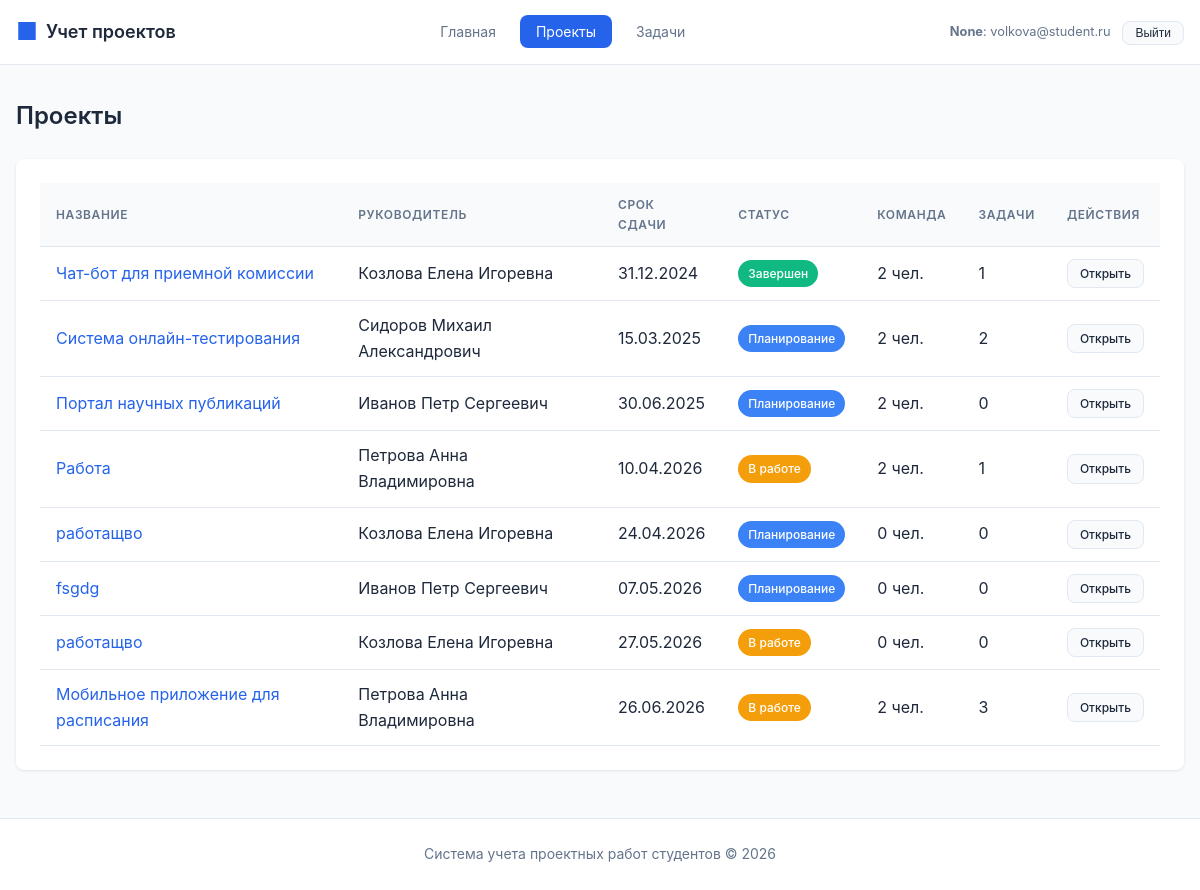
The app's page /projects/ (signed in), older data.
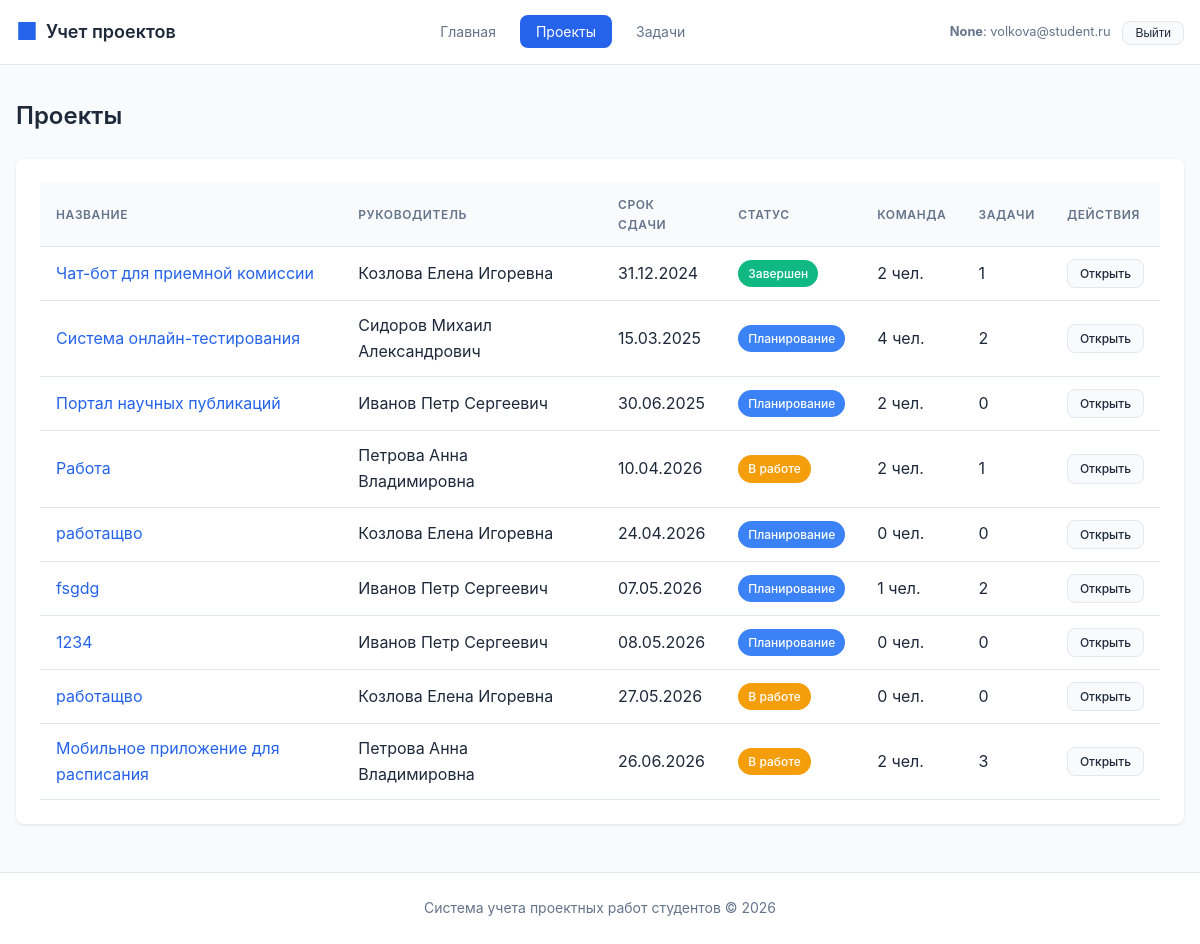
The same page, newer data.
### tables this page shows
CREATE TABLE project (
    id INTEGER PRIMARY KEY AUTOINCREMENT,
    title TEXT NOT NULL,
    description TEXT,
    start_date TEXT NOT NULL,
    end_date TEXT NOT NULL,
    status_id INTEGER REFERENCES project_status(id) ON DELETE SET NULL,
    supervisor_id INTEGER REFERENCES teacher(id) ON DELETE SET NULL,
    created_at TEXT DEFAULT CURRENT_TIMESTAMP,
    updated_at TEXT DEFAULT CURRENT_TIMESTAMP,
    CONSTRAINT valid_dates CHECK (end_date >= start_date)
);

CREATE TABLE project_status (
    id INTEGER PRIMARY KEY AUTOINCREMENT,
    name TEXT NOT NULL UNIQUE,
    description TEXT,
    color TEXT DEFAULT '#6B7280'
);

### routes/projects.py (the view, shortened to what this page needs)
@projects_bp.route('/')
def list_projects():
    if g.current_user["role"] == ROLE_TEACHER:
        projects = execute_query("""
            SELECT
                p.id,
                p.title,
                p.description,
                p.start_date,
                p.end_date,
                p.supervisor_id,
                ps.name as status,
                ps.color as status_color,
                t.last_name || ' ' || t.first_name || ' ' || COALESCE(t.middle_name, '') as supervisor_name,
                (SELECT COUNT(*) FROM project_team pt WHERE pt.project_id = p.id) as team_count,
                (SELECT COUNT(*) FROM task tk WHERE tk.project_id = p.id) as task_count
            FROM project p
            LEFT JOIN project_status ps ON p.status_id = ps.id
            LEFT JOIN teacher t ON p.supervisor_id = t.id
            WHERE p.supervisor_id = %s
            ORDER BY p.end_date ASC
        """, (g.current_user["id"],), fetch_all=True)
    else:
        projects = execute_query("""
            SELECT
                p.id,
                p.title,
                p.description,
                p.start_date,
                p.end_date,
                p.supervisor_id,
                ps.name as status,
                ps.color as status_color,
                t.last_name || ' ' || t.first_name || ' ' || COALESCE(t.middle_name, '') as supervisor_name,
                (SELECT COUNT(*) FROM project_team pt WHERE pt.project_id = p.id) as team_count,
                (SELECT COUNT(*) FROM task tk WHERE tk.project_id = p.id) as task_count
            FROM project p
            LEFT JOIN project_status ps ON p.status_id = ps.id
            LEFT JOIN teacher t ON p.supervisor_id = t.id
            ORDER BY p.end_date ASC
        """, fetch_all=True)
    for project in projects:
        project["can_edit"] = can_manage_project(project["id"])
    return render_template('projects/list.html', projects=projects)

### database.py (called while the page is built)
def _parse_db_value(key, value):
    if not isinstance(value, str):
        return value
    if key.endswith("_at"):
        try:
            return datetime.fromisoformat(value)
        except ValueError:
            return value
    if key.endswith("_date") or key in DATE_FIELDS:
        try:
            return date.fromisoformat(value)
        except ValueError:
            return value
    return value

def _normalize_row(row):
    raw = dict(row)
    return {key: _parse_db_value(key, value) for key, value in raw.items()}

def get_db_connection():
    conn = sqlite3.connect(Config.SQLITE_PATH)
    conn.row_factory = sqlite3.Row
    conn.execute("PRAGMA foreign_keys = ON")
    return conn

### routes/auth.py (called while the page is built, shortened)
def can_manage_project(project_id):
    current_user = g.current_user
    if not current_user:
        return False
    if current_user["role"] == ROLE_ADMIN:
        return True
    if current_user["role"] != ROLE_TEACHER:
        return False

### templates/projects/list.html (shortened to what this page needs)
{% extends 'base.html' %}
{% block content %}
<div class="page-header">
    <h1 class="page-title">Проекты</h1>
</div>
<div class="card">
    {% if projects %}
    <div class="table-container">
        <table>
            <thead>
                <tr>
                    <th>Название</th>
                    <th>Руководитель</th>
                    <th>Срок сдачи</th>
                    <th>Статус</th>
                    <th>Команда</th>
                    <th>Задачи</th>
                    <th>Действия</th>
                </tr>
            </thead>
            <tbody>
                {% for project in projects %}
                <tr>
                    <td>
                        <a href="{{ url_for('projects.view_project', project_id=project.id) }}" class="link">
                            {{ project.title }}
                        </a>
                    </td>
                    <td>{{ project.supervisor_name or 'Не назначен' }}</td>
                    <td>{{ project.end_date.strftime('%d.%m.%Y') if project.end_date else '-' }}</td>
                    <td>
                        <span class="badge badge-status" style="background-color: {{ project.status_color or '#6B7280' }}">
                            {{ project.status or 'Не указан' }}
                        </span>
                    </td>
                    <td>{{ project.team_count }} чел.</td>
                    <td>{{ project.task_count }}</td>
                    <td>
                        <div class="btn-group">
                            <a href="{{ url_for('projects.view_project', project_id=project.id) }}" class="btn btn-secondary btn-sm">Открыть</a>
                        </div>
                    </td>
                </tr>
                {% endfor %}
            </tbody>
        </table>
    </div>
    {% endif %}
</div>
{% endblock %}

Row changes from the older to the newer data that the page shows:
computed for project "Система онлайн-тестирования": team_count "2" → "4"
computed for project "fsgdg": team_count "0" → "1"; task_count "0" → "2"
added project: title "1234", supervisor_name "Иванов Петр Сергеевич", end_date "08.05.2026", name "Планирование", team_count "0", task_count "0"
